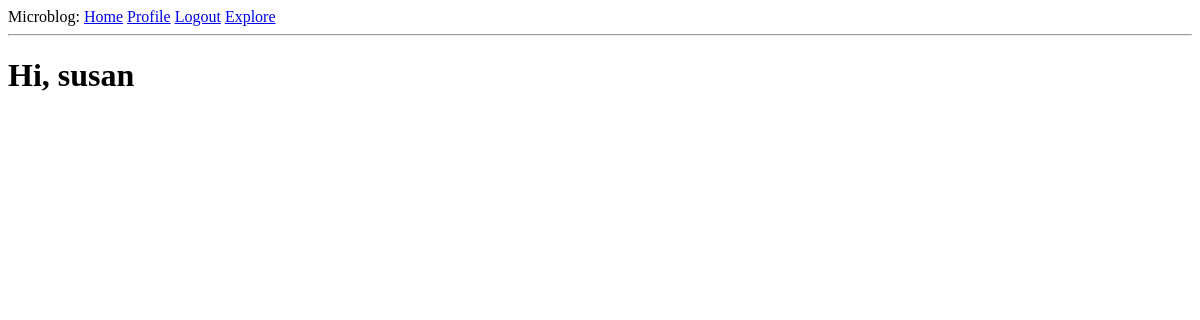
Page /explore (signed in) on the earlier database version.
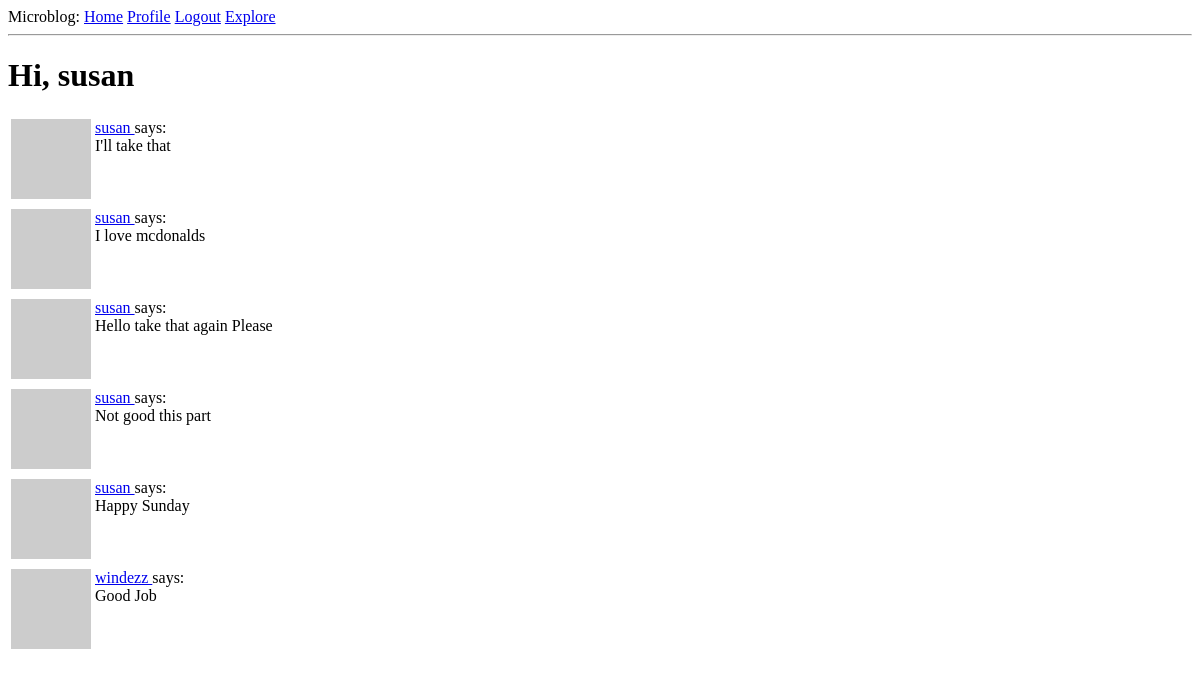
Same page on the later database version.
### app/models.py (models this page shows, shortened)
class Post(db.Model):
    id = db.Column(db.Integer, primary_key = True)
    body = db.Column(db.String(140))
    timestamp = db.Column(db.DateTime, index=True, default=datetime.utcnow)
    user_id = db.Column(db.Integer, db.ForeignKey('user.id'))

class User(UserMixin, db.Model):
    id = db.Column(db.Integer, primary_key = True)
    username = db.Column(db.String(64), index=True, unique=True)
    email = db.Column(db.String(120), index=True, unique=True)
    password_hash = db.Column(db.String(128))
    posts = db.relationship('Post', backref='author', lazy='dynamic')   # For a one to many relationship, a db.relationship field is normally defined on the "one" side, and is used as a convenient way to get access to the "many"
    about_me = db.Column(db.String(140))
    last_seen = db.Column(db.DateTime, default=datetime.utcnow)
    followed = db.relationship(
        'User', secondary=followers,
        primaryjoin=(followers.c.follower_id == id),
        secondaryjoin=(followers.c.followed_id == id),
        backref=db.backref('followers', lazy='dynamic'), lazy='dynamic'
    )
    def avatar(self, size):
        digest = md5(self.email.lower().encode('utf-8')).hexdigest()
        return 'https://www.gravatar.com/avatar/{}?d=identicon&s={}'.format(
            digest, size)

### app/routes.py (the view)
@app.route('/explore')
@login_required
def explore():
    page = request.args.get('page', 1, type=int)      # page query string argument or a default of 1
    posts = Post.query.order_by(Post.timestamp.desc()).paginate(
        page=page, per_page=app.config['POSTS_PER_PAGE'], error_out=False
    )
    next_url = url_for('explore', page=posts.next_num) \
        if posts.has_next else None
    prev_url = url_for('explore', page=posts.prev_num) \
        if posts.has_prev else None
    return render_template('index.html', title='Explore', posts=posts.items, next_url=next_url, prev_url=prev_url)

### app/models.py (called while the page is built)
@login.user_loader
def load_user(id):
    return User.query.get(int(id))

### app/routes.py (called while the page is built)
@app.before_request
def before_request():
    if current_user.is_authenticated:
        current_user.last_seen = datetime.utcnow()
        db.session.commit()

### app/templates/index.html (shortened to what this page needs)
{% extends "base.html" %}
{% block content %}
    <h1>Hi, {{ current_user.username }}</h1>
    {% for post in posts %}
        {% include '_post.html' %}
    {% endfor %}
{% endblock %}

### app/templates/_post.html
<table>
    <tr valign="top">
        <td><img src="{{ post.author.avatar(36) }}"></td>
        <td>
            <a href="{{ url_for('user', username=post.author.username) }}">
                {{ post.author.username }}
            </a>
            says:<br>{{ post.body }}
        </td>
    </tr>
</table>

Differences in the rows shown:
added Post: author.username "susan", body "I'll take that"
added Post: author.username "susan", body "I love mcdonalds"
added Post: author.username "susan", body "Hello take that again Please"
added Post: author.username "susan", body "Not good this part"
added Post: author.username "susan", body "Happy Sunday"
added Post: author.username "windezz", body "Good Job"
